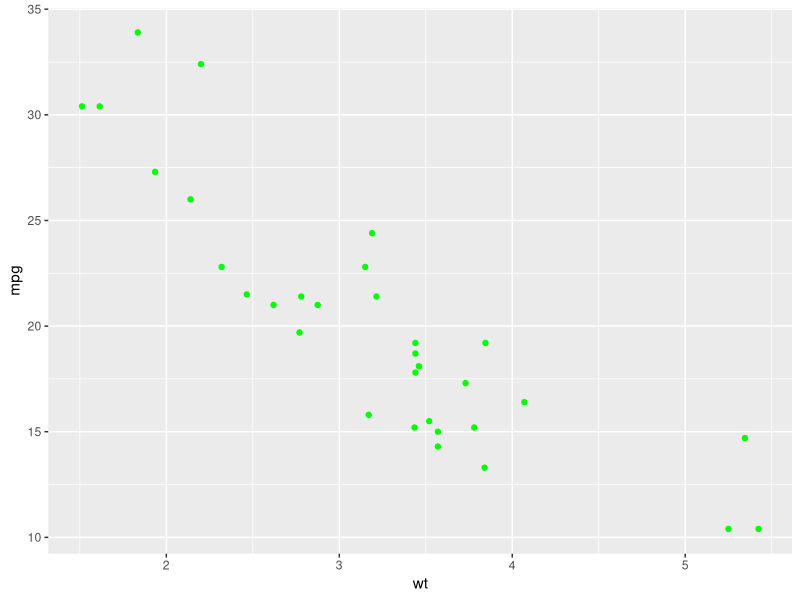
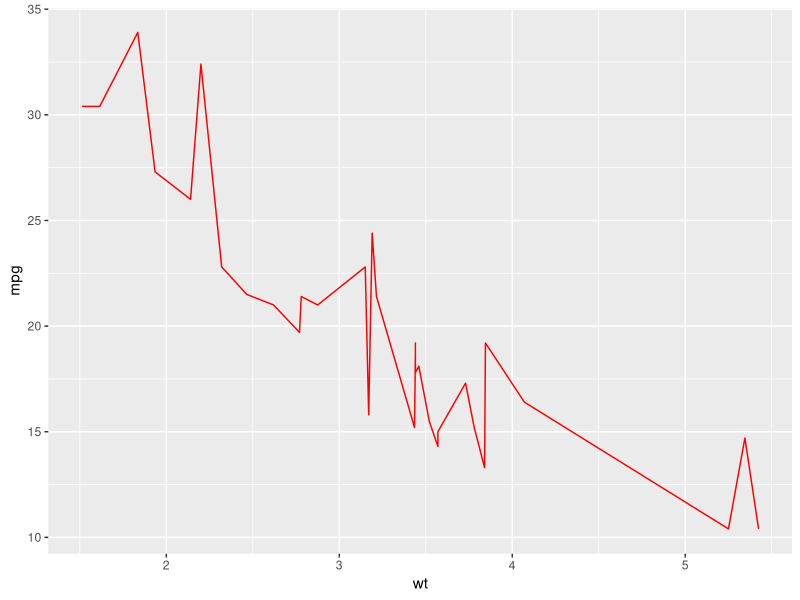
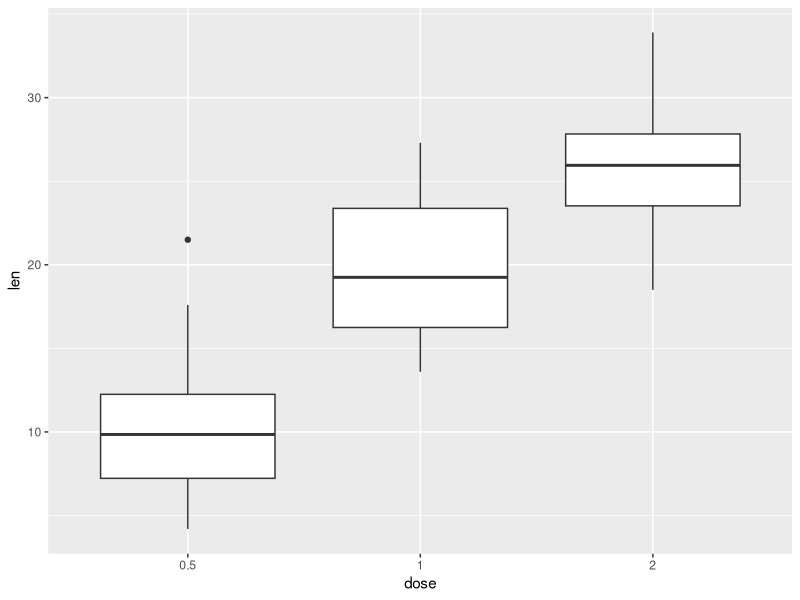
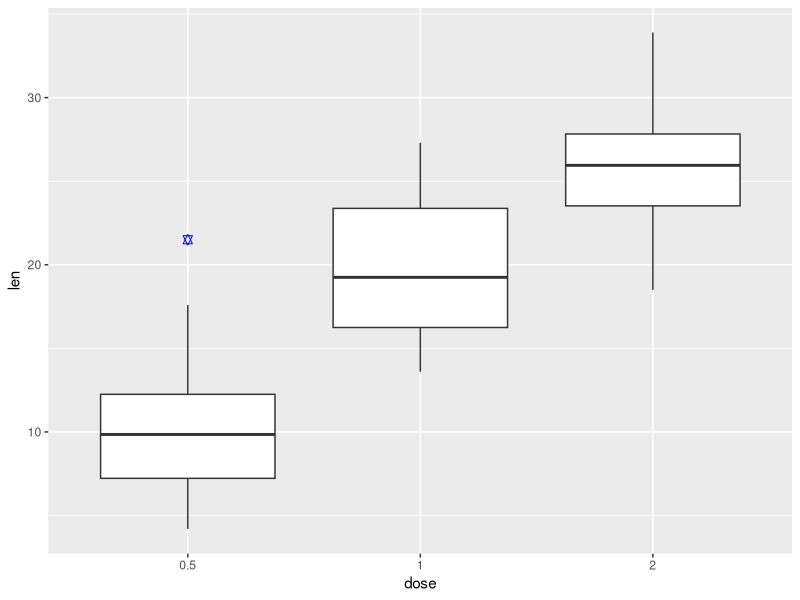
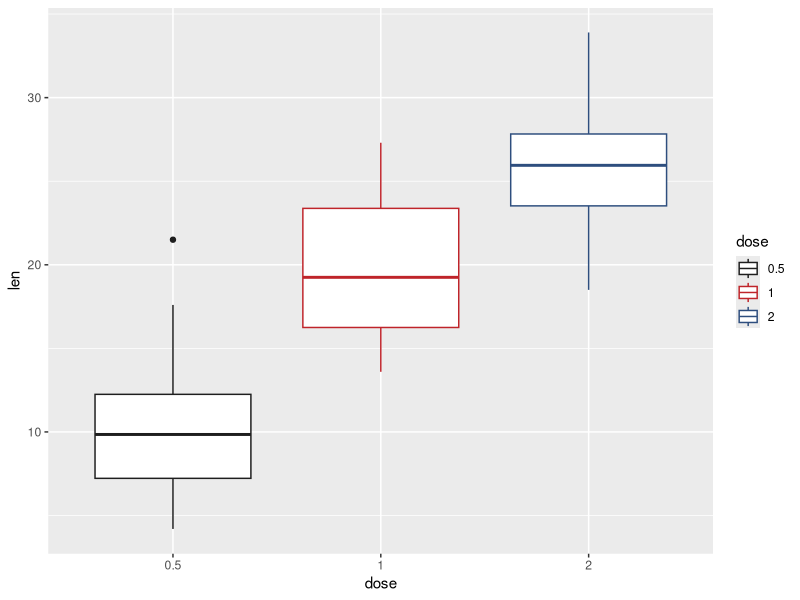
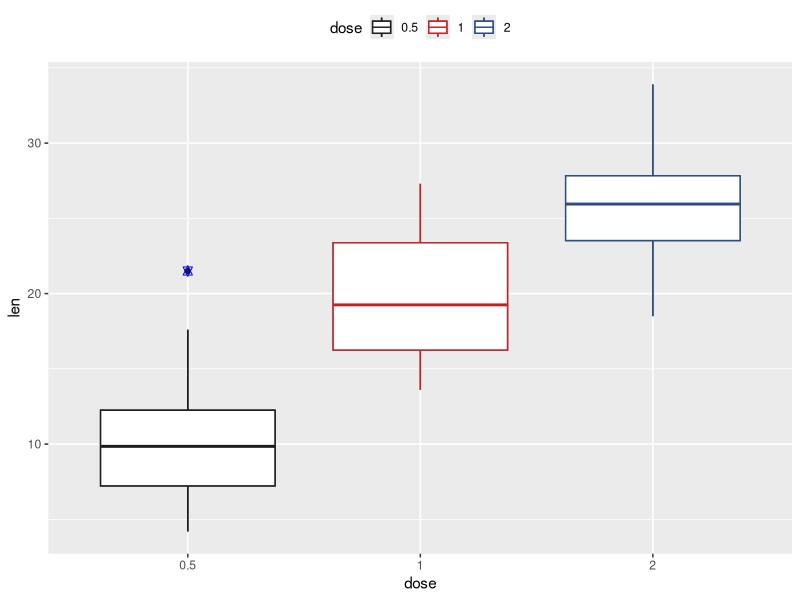

Here is the R script that generated these plots, in order:
## ---- chunk 1
library(ggplot2)
data("mtcars")
p <- ggplot(mtcars,aes(wt,mpg))
p + geom_point(color="green")

ggplot(data=mtcars,aes(x=wt,y=mpg))+geom_line(color="red",linetype=1)

ToothGrowth$dose <- as.factor(ToothGrowth$dose)
head(ToothGrowth)
ggplot(ToothGrowth, aes(x=dose, y=len))+geom_boxplot()
ggplot(ToothGrowth, aes(x=dose, y=len)) + 
  geom_boxplot(outlier.colour="blue", outlier.shape=11, outlier.size=2) #F设置离群点（outlier）
ggplot(ToothGrowth, aes(x=dose, y=len,color=dose)) + 
  geom_boxplot()+
  scale_color_manual(values=c("#1e1e1e", "#bf242a", "#2e4e7e")) #设置箱线图的颜色

p <- ggplot(ToothGrowth, aes(x=dose, y=len,color=dose)) + 
  geom_boxplot()+
  scale_color_manual(values=c("#1e1e1e", "#bf242a", "#2e4e7e"))+ 
  geom_boxplot(outlier.colour="blue", outlier.shape=11, outlier.size=2)

p + theme(legend.position="top")#设置Legend 的位置


